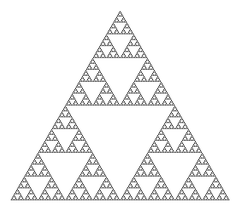
#> input picture SelfSimilarFractals/SierpinskiTriangleHD.png, 240 x 203 px, shrunk from 1122 x 949 before the run
$ jupyter execute --allow-errors Translations.ipynb   (older library calls are emulated)
#> lines starting #> are read from the running program, lines starting #| are printed output that depends on the picture; after the words box and inside, x2 and y2 are one past the last pixel; in counts of white or black regions, pixels touching at a corner belong together
#> in start, I is the input picture: shape (203, 240); min 75, max 255, mean 241.4
### Regression code

[cell 1]
import scipy.misc
import numpy as np
from sklearn.linear_model import LinearRegression
import cv2
import matplotlib.pyplot as plt
from PIL import Image
import csv
from tqdm import tqdm
import matplotlib.pyplot as plt
from matplotlib.pyplot import figure
from matplotlib import pyplot, transforms
import math

[cell 2]
def linreg(x1,y1):
    model = LinearRegression()
    x1 = x1.reshape(-1, 1)
    y1 = y1.reshape(-1, 1)
    model.fit(x1, y1)
    print(f"intercept: {model.intercept_}")
    print(f"slope: {model.coef_}")
    plt.scatter(x1, y1,color='g')
    plt.plot(x1, model.predict(x1),color='k')

[cell 3]
def fractal_dimension(Z, threshold=0.9):

    # Only for 2d image
    #print((Z.shape))
#> called with threshold = 0.9
    assert(len(Z.shape) == 2)


    def boxcount(Z, k):
        S = np.add.reduceat(
            np.add.reduceat(Z, np.arange(0, Z.shape[0], k), axis=0),
                               np.arange(0, Z.shape[1], k), axis=1)

        # We count non-empty (0) and non-full boxes (k*k)
        return len(np.where((S > 0) & (S < k*k))[0])


    # Transform Z into a binary array
    Z = (Z <= threshold)
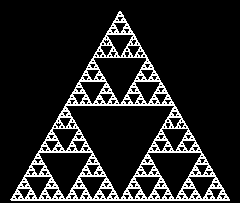
#> Z: shape (203, 240) bool; 13.4% white in thin lines or dots, all inside (x1, y1, x2, y2) = (10, 11, 230, 201)

    # Minimal dimension of image
    p = min(Z.shape)
#> p = 203
    #print(Z.shape)

    #print(Z.shape)
    # Greatest power of 2 less than or equal to p
    n = 2**np.floor(np.log(p)/np.log(2))
#> n = 128
    #print(n)

    # Extract the exponent
    n = int(np.log(n)/np.log(2))
#> n = 7
    #print(n)
    # Build successive box sizes (from 2**n down to 2**1)
    sizes = 2**np.arange(n, 1, -1)
#> sizes = [128, 64, 32, 16, 8, 4]
    sizes = list(sizes)


    #print(sizes)
    # Actual box counting with decreasing size
    counts = []

    # [7 lines of commented-out code are left out]
    sizes = np.array(sizes)

    for size in sizes:
        counts.append(boxcount(Z, size))
#> this loop made 6 passes
#> S in boxcount on pass 1: [[1436, 1071], [2059, 1949]]
#> after the loop, counts = [4, 13, 36, 96, 306, 875]

    # Fit the successive log(sizes) with log (counts)


    coeffs = np.polyfit(np.log(sizes), np.log(counts), 1)
#> coeffs = [-1.54, 8.91]
    x = np.log(sizes)
#> x = [4.85, 4.16, 3.47, 2.77, 2.08, 1.39]
    y = np.log(counts)
#> y = [1.39, 2.56, 3.58, 4.56, 5.72, 6.77]

    #print(x)
    #print(y)


    return -coeffs[0], x, y


#coeff, x, y  = fractal_dimension(I)
#print("Minkowski–Bouligand dimension (computed): ", coeff)
#print("Haussdorf dimension (theoretical):        ", (np.log(3)/np.log(2)))

[cell 4]
def start(filename, pixel_threshold = 0.9):
    I = cv2.imread(filename, cv2.IMREAD_GRAYSCALE)

    # testing inverse of inages
    #I = cv2.bitwise_not(I)
    #
    I = I/256


    coeff, x, y  = fractal_dimension(I, pixel_threshold)
#> coeff = 1.54; x = [4.85, 4.16, 3.47, 2.77, 2.08, 1.39]; y = [1.39, 2.56, 3.58, 4.56, 5.72, 6.77]
    #print("Minkowski–Bouligand dimension (computed): ", coeff)
    return coeff, x, y

[cell 5]
def save_csv(xs, ys, filename):
    data_dict = []
    for i in  range(len(xs)):
        xval = str(xs[i])
        yval = str(ys[i])
        temp = dict(xs = xval, ys = yval)
        data_dict.append(temp)

    field_names = ['xs', 'ys']
    with open(filename, 'w') as csvfile:
        writer = csv.DictWriter(csvfile, fieldnames = field_names)
        writer.writeheader()
        writer.writerows(data_dict)

[cell 6]
coeff, x, y = start("./SelfSimilarFractals/SierpinskiTriangleHD.png")
#> coeff = 1.54; x = [4.85, 4.16, 3.47, 2.77, 2.08, 1.39]; y = [1.39, 2.56, 3.58, 4.56, 5.72, 6.77]
save_csv(x, y, "./csvs/SierpinskiTriangleHD.csv")
#> the loop in save_csv, `for i in  range(len(xs)):` made 6 passes
#> (xval, yval) on passes 1 to 6: ('4.852030263919617', '1.3862943611198906'), ('4.1588830833596715', '2.5649493574615367'), ('3.4657359027997265', '3.58351893845611'), ('2.772588722239781', '4.564348191467836'), ('2.0794415416798357', '5.723585101952381'), ('1.3862943611198906', '6.774223886357614')
#> after the loop in save_csv, `for i in  range(len(xs)):`: data_dict = 6 items
linreg(x,y)
#> in linreg, `x1 = x1.reshape(-1, 1)`: x1 = [4.85, 4.16, 3.47, 2.77, 2.08, 1.39]
#> in linreg, `y1 = y1.reshape(-1, 1)`: y1 = [1.39, 2.56, 3.58, 4.56, 5.72, 6.77]

[cell 7]
coeff, x, y = start("./SelfSimilarFractals/kochCurve.png")
#> call 2 of start, with filename = './SelfSimilarFractals/kochCurve.png', pixel_threshold = 0.9
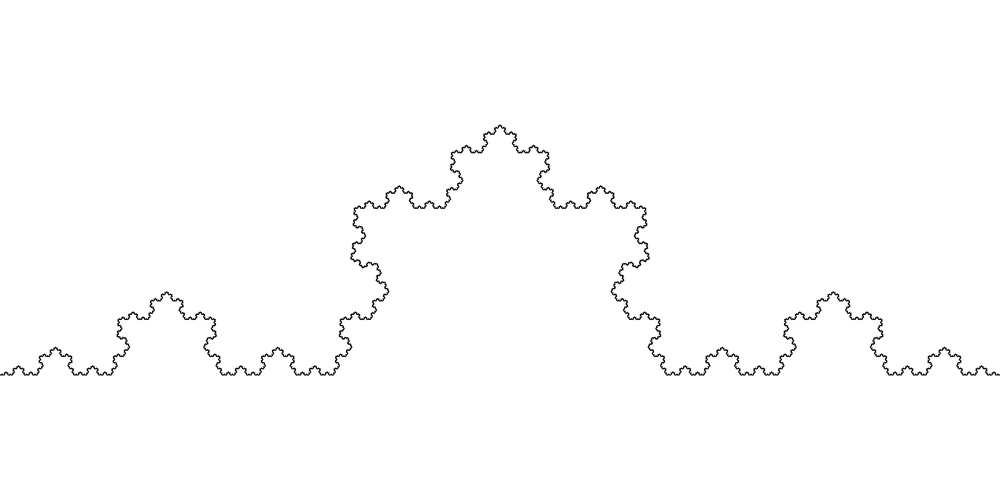
#> input picture SelfSimilarFractals/kochCurve.png, 1000 x 500 px, shrunk from 4680 x 2340 before the run
#> in start, I is the input picture: shape (500, 1000); min 0, max 255, mean 252.8
#> in fractal_dimension (call 2), `Z = (Z <= threshold)`: Z: shape (500, 1000) bool; 1.4% white in thin lines or dots, all inside (x1, y1, x2, y2) = (0, 124, 1000, 376)
#> the loop in fractal_dimension (call 2), `for size in sizes:` made 7 passes
#> S in boxcount on pass 1: [[0, 1071, 974, 0], [1463, 994, 1091, 1366]]
#> in start (call 2), `coeff, x, y  = fractal_dimension(I, pixel_threshold)`: coeff = 1.25; x = [5.55, 4.85, 4.16, 3.47, 2.77, 2.08, 1.39]; y = [1.79, 2.56, 3.47, 4.29, 5.25, 6.03, 6.95]
#> coeff = 1.25; x = [5.55, 4.85, 4.16, 3.47, 2.77, 2.08, 1.39]; y = [1.79, 2.56, 3.47, 4.29, 5.25, 6.03, 6.95]
save_csv(x, y, "./csvs/kochCurve.csv")
#> the loop in save_csv (call 2), `for i in  range(len(xs)):` made 7 passes
#> (xval, yval) on passes 1 to 7: ('5.545177444479562', '1.791759469228055'), ('4.852030263919617', '2.5649493574615367'), ('4.1588830833596715', '3.4657359027997265'), ('3.4657359027997265', '4.290459441148391'), ('2.772588722239781', '5.247024072160486'), ('2.0794415416798357', '6.030685260261263'), ('1.3862943611198906', '6.946975992135418')
linreg(x,y)

[cell 8]
coeff, x, y = start("./SelfSimilarFractals/minkSausage.png")
#> call 3 of start, with filename = './SelfSimilarFractals/minkSausage.png', pixel_threshold = 0.9
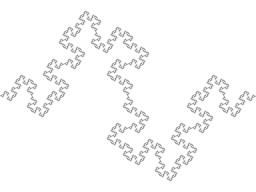
#> input picture SelfSimilarFractals/MinkSausage.png, 256 x 192 px, shrunk from 1200 x 900 before the run, found by its file name
#> in start, I is the input picture: shape (192, 256); min 148, max 255, mean 249.2
#> in fractal_dimension (call 3), `Z = (Z <= threshold)`: Z: shape (192, 256) bool; 9.4% white in thin lines or dots, all inside (x1, y1, x2, y2) = (0, 10, 256, 182)
#> in start (call 3), `coeff, x, y  = fractal_dimension(I, pixel_threshold)`: coeff = 1.44; x = [4.85, 4.16, 3.47, 2.77, 2.08, 1.39]; y = [1.39, 2.3, 3.26, 4.3, 5.31, 6.37]
#> coeff = 1.44; x = [4.85, 4.16, 3.47, 2.77, 2.08, 1.39]; y = [1.39, 2.3, 3.26, 4.3, 5.31, 6.37]
save_csv(x, y, "./csvs/minkSausage.csv")
linreg(x,y)

[cell 9]
coeff, x, y = start("./SelfSimilarFractals/minkSausage.png")
save_csv(x, y, "./csvs/minkSausage.csv")
linreg(x,y)

[cell 10]
coeff, x, y = start("./SelfSimilarFractals/kochCurve.png")
#> coeff = 1.25; x = [5.55, 4.85, 4.16, 3.47, 2.77, 2.08, 1.39]; y = [1.79, 2.56, 3.47, 4.29, 5.25, 6.03, 6.95]
save_csv(x, y, "./csvs/minkSausage.csv")
linreg(x,y)

[cell 11]
coeff, x, y = start("./SelfSimilarFractals/SierpinskiTriangleHD.png")
#> coeff = 1.54; x = [4.85, 4.16, 3.47, 2.77, 2.08, 1.39]; y = [1.39, 2.56, 3.58, 4.56, 5.72, 6.77]
save_csv(x, y, "./csvs/minkSausage.csv")
linreg(x,y)

[cell 12]
coeff
#> Out = 1.54

- boundary pixels, (issues with 1 pixel size boxes)
- removal of useless box sizes, too small just checking pixels, too big...

#> (a cell that did not finish here is left out)

[cell 14]
coeff, x, y = start("./SelfSimilarFractals/translated/kochCurve10+10.png")
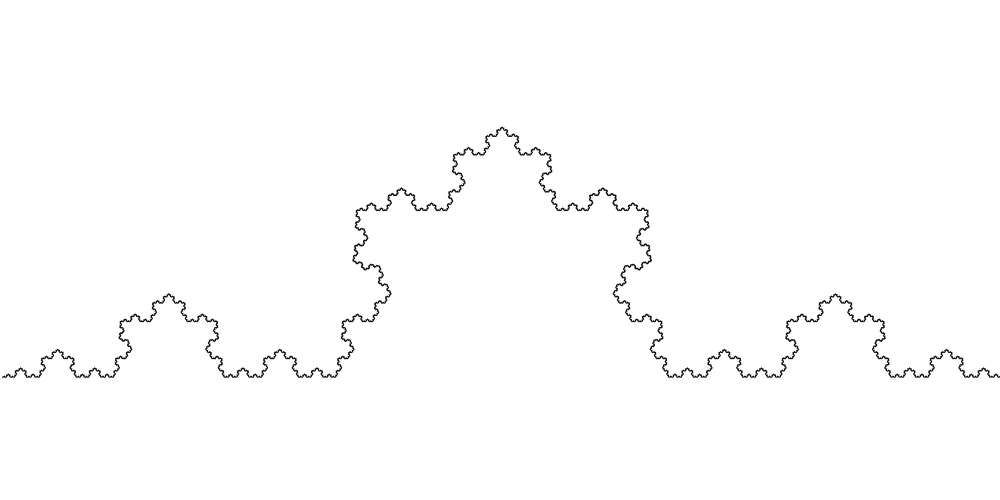
#> input picture SelfSimilarFractals/translated/kochCurve10+10.png, 1000 x 500 px, shrunk from 4680 x 2340 before the run
#> in start, I is the input picture: shape (500, 1000); min 0, max 255, mean 252.8
#> in fractal_dimension (call 7), `Z = (Z <= threshold)`:
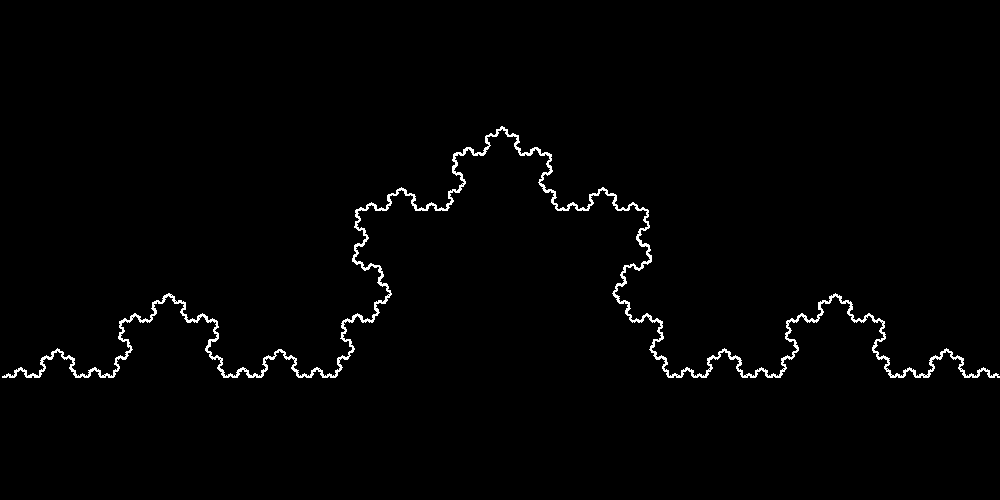
#> Z: shape (500, 1000) bool; 1.4% white in thin lines or dots, all inside (x1, y1, x2, y2) = (2, 126, 1000, 378)
#> the loop in fractal_dimension (call 7), `for size in sizes:` made 7 passes
#> S in boxcount on pass 1: [[0, 1041, 945, 0], [1499, 1031, 1113, 1392]]
#> after the loop in fractal_dimension (call 7), `for size in sizes:`: counts = [6, 13, 33, 75, 190, 455, 1051]
#> in fractal_dimension (call 7), `coeffs = np.polyfit(np.log(sizes), np.log(counts), 1)`: coeffs = [-1.26, 8.71]
#> in fractal_dimension (call 7), `y = np.log(counts)`: y = [1.79, 2.56, 3.5, 4.32, 5.25, 6.12, 6.96]
#> in start (call 8), `coeff, x, y  = fractal_dimension(I, pixel_threshold)`: coeff = 1.26; x = [5.55, 4.85, 4.16, 3.47, 2.77, 2.08, 1.39]; y = [1.79, 2.56, 3.5, 4.32, 5.25, 6.12, 6.96]
#> coeff = 1.26; x = [5.55, 4.85, 4.16, 3.47, 2.77, 2.08, 1.39]; y = [1.79, 2.56, 3.5, 4.32, 5.25, 6.12, 6.96]

[cell 15]
coeff, x, y = start("./SelfSimilarFractals/translated/SierpinskiTriangleHD10+10.png")
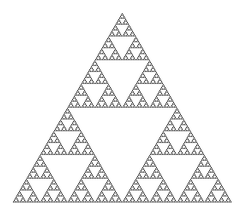
#> input picture SelfSimilarFractals/translated/SierpinskiTriangleHD10+10.png, 240 x 203 px, shrunk from 1122 x 949 before the run
#> in start, I is the input picture: shape (203, 240); min 77, max 255, mean 241.4
#> in fractal_dimension (call 8), `Z = (Z <= threshold)`: Z: shape (203, 240) bool; 13.3% white in thin lines or dots, all inside (x1, y1, x2, y2) = (13, 13, 232, 203)
#> in start (call 9), `coeff, x, y  = fractal_dimension(I, pixel_threshold)`: coeff = 1.51; x = [4.85, 4.16, 3.47, 2.77, 2.08, 1.39]; y = [1.39, 2.56, 3.58, 4.52, 5.67, 6.68]
#> coeff = 1.51; x = [4.85, 4.16, 3.47, 2.77, 2.08, 1.39]; y = [1.39, 2.56, 3.58, 4.52, 5.67, 6.68]

### Showing Regression Plots of fractals

[cell 16]
linreg(x, y)

[cell 17]
coeff, x, y = start("./SelfSimilarFractals/greatbritain.png")
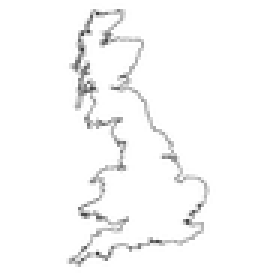
#> input picture SelfSimilarFractals/greatbritain.png, 92 x 92 px, shrunk from 432 x 432 before the run (shown 3 times larger)
#> in start, I is the input picture: shape (92, 92); min 57, max 255, mean 249.2
#> in fractal_dimension (call 9), `Z = (Z <= threshold)`:
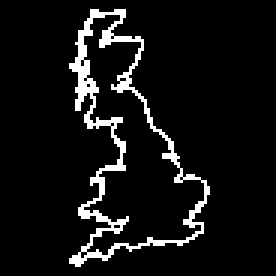
#> Z: shape (92, 92) bool (shown 3 times larger); 7.3% white in thin lines or dots, all inside (x1, y1, x2, y2) = (23, 3, 70, 89)
#> the loop in fractal_dimension (call 9), `for size in sizes:` made 5 passes
#> S in boxcount on passes 1 to 2: [[405, 11], [169, 30]], [[110, 117, 0], [37, 141, 11], [58, 111, 30]]
#> after the loop in fractal_dimension (call 9), `for size in sizes:`: counts = [4, 8, 18, 47, 117]
#> in fractal_dimension (call 9), `coeffs = np.polyfit(np.log(sizes), np.log(counts), 1)`: coeffs = [-1.23, 6.4]
#> in fractal_dimension (call 9), `y = np.log(counts)`: y = [1.39, 2.08, 2.89, 3.85, 4.76]
#> in start (call 10), `coeff, x, y  = fractal_dimension(I, pixel_threshold)`: coeff = 1.23; x = [4.16, 3.47, 2.77, 2.08, 1.39]; y = [1.39, 2.08, 2.89, 3.85, 4.76]
#> coeff = 1.23; x = [4.16, 3.47, 2.77, 2.08, 1.39]; y = [1.39, 2.08, 2.89, 3.85, 4.76]
save_csv(x, y, "./csvs/greatbritain.csv")

[cell 18]
linreg(x,y)

### Transalting image and saving it to the directory.

[cell 19]
def translate(file_name, lr, ud):
#> called with file_name = 'GreatBritain.png', lr = 10, ud = 10
    ROOT = "./SelfSimilarFractals/"

    file_dir = ROOT + file_name

    img = cv2.imread(file_dir)
    num_rows, num_cols = img.shape[:2]

    translation_matrix = np.float32([ [1,0,lr], [0,1,ud] ])
    img_translation = cv2.warpAffine(img, translation_matrix, (num_cols, num_rows), borderValue=(255,255,255))

    new_path = ROOT + "translated/"+file_name[:-4]+ str(int(lr)) + "+" + str(int(ud)) + file_name[-4:]

    #plt.imshow(img_translation)
    cv2.imwrite(new_path, img_translation)
    return new_path

[cell 20]
translate("GreatBritain.png", 10 , 10)

[cell 21]
translate("GreatBritain.png", 10 , 10)
translate("minkSausage.png", 10 ,10)
translate("kochCurve.png", 10 ,10 )
translate("SierpinskiTriangleHD.png", 10 ,10)
#> in translate (call 5), `img_translation = cv2.warpAffine(img, translation_matrix, (num_cols, n..`:
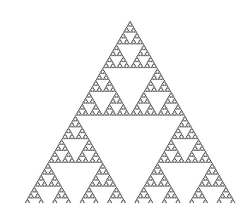
#> img_translation: shape (203, 240, 3); min 75, max 255, mean 243.6

[cell 22]
def multi_translations(image, x, y):
    new_path = translate(image, x, y)
    coeff, x, y = start(new_path)
    return coeff

[cell 23]
files = ["GreatBritain.png", "minkSausage.png", "kochCurve.png", "SierpinskiTriangleHD.png", "JuliaSet.png"]
x= [0,1, -1 ,1 , -1, 1, 0,-1,0]
y = [0,1 ,-1 ,-1, 1, 0, 1, 0,-1]

x = list(np.array(x)*10)
x = x +list(np.array(x)*2)  + list(np.array(x)*3)
y = list(np.array(y)*10)
y = y +list(np.array(y)*2) + list(np.array(y)*3)

[cell 24]
x

[cell 25]
y

[cell 26]
def normalize(x, newRange=(0, 1)): #x is an array. Default range is between zero and one
    xmin, xmax = np.min(x), np.max(x) #get max and min from input array
    norm = (x - xmin)/(xmax - xmin) # scale between zero and one

    if newRange == (0, 1):
        return(norm) # wanted range is the same as norm
    elif newRange != (0, 1):
        return norm * (newRange[1] - newRange[0]) + newRange[0] #scale to a different range.
    #add other conditions here. For example, an error message

[cell 27]
s = {}
for file in files:
    s[file] = []
for file in files:
    for idx in range(len(x)):
        s[file].append(multi_translations(file, x[idx], y[idx]))
#> in multi_translations, `coeff, x, y = start(new_path)`: coeff = 1.23; x = [4.16, 3.47, 2.77, 2.08, 1.39]; y = [1.39, 2.08, 2.89, 3.85, 4.76]

for fractal in s.keys():
    init = s[fractal][0]
    for idx in range(len(s[fractal])):
        s[fractal][idx] = abs(s[fractal][idx]-init)
#> this loop made 5 passes
#> (fractal, init) on passes 1 to 5: ('GreatBritain.png', 1.23), ('minkSausage.png', 1.44), ('kochCurve.png', 1.25), ('SierpinskiTriangleHD.png', 1.54), ('JuliaSet.png', 1.29)
#> after the loop, s = 5 items

for fractal in s.keys():
    s[fractal] = list(normalize(s[fractal], (0,200)))
#> this loop made 5 passes
#> (fractal, xmax in normalize) on passes 1 to 5: ('GreatBritain.png', 0.265), ('minkSausage.png', 0.106), ('kochCurve.png', 0.0414), ('SierpinskiTriangleHD.png', 0.168), ('JuliaSet.png', 0.0936)

[cell 28]
s

[cell 29]
fig, axs = plt.subplots(2, 3)
fig.tight_layout()
count = 0
#> (the rest of this cell did not finish here and is left out)

[cell 30]
fig, axs = plt.subplots(3, 3)
fig.tight_layout()
count = 0
#> (the rest of this cell did not finish here and is left out)

[cell 31]
range(1)

[cell 32]
plt.scatter(x, y, s =s["GreatBritain.png"])
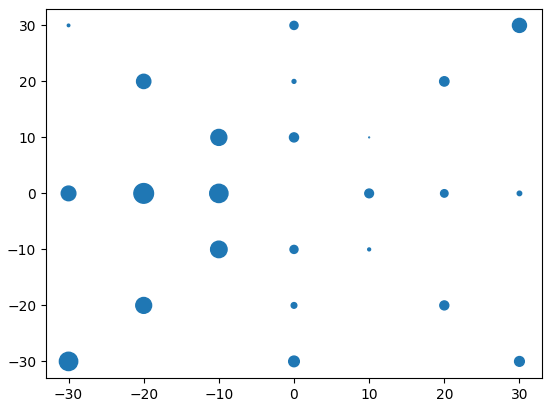
#> figure drawn by matplotlib, 1 panel

[cell 33]
plt.scatter(x, y, s =s["minkSausage.png"])

[cell 34]
plt.scatter(x, y, s =s["kochCurve.png"])

[cell 35]
plt.scatter(x, y, s =s["SierpinskiTriangleHD.png"])
